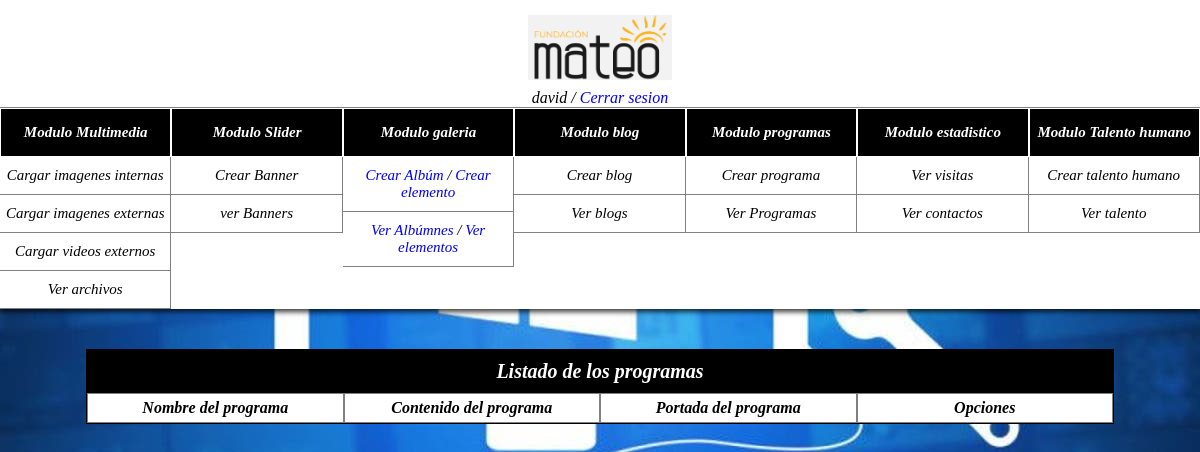
/index.php/programas/listar_programas (signed in), run on an earlier commit of the app's database.
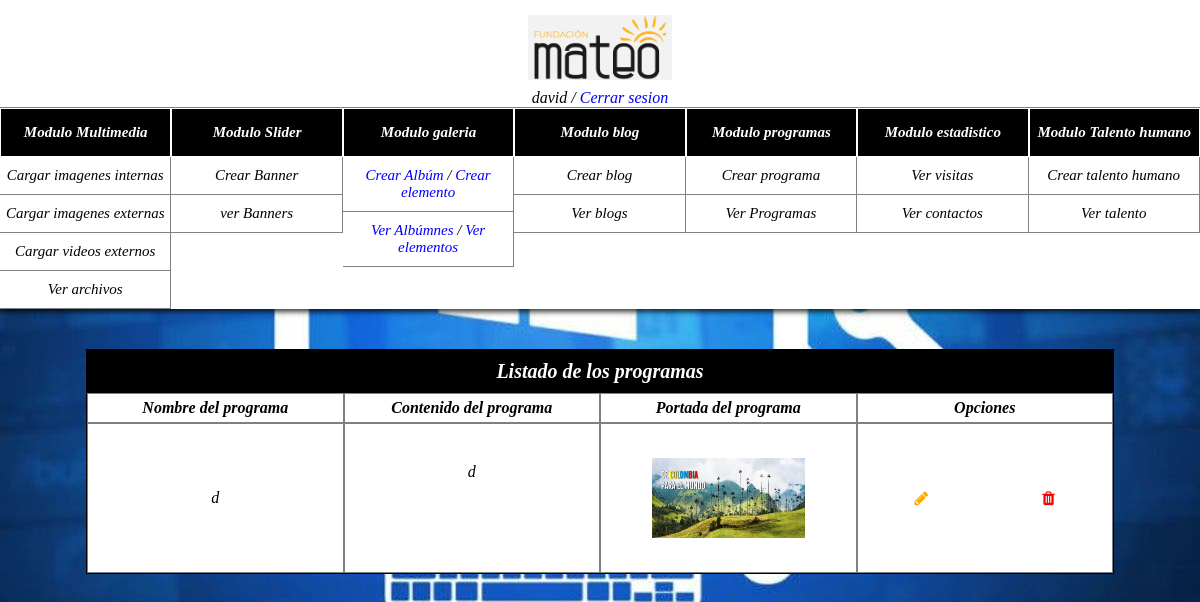
And on a later commit of the database.
### tables this page shows
CREATE TABLE `programas` (
  `programa_id` int(11) NOT NULL,
  `titulo_programa` varchar(50) NOT NULL,
  `contenido_programa` varchar(1000) NOT NULL,
  `portada_programa` varchar(500) NOT NULL,
  `tipo_portada` varchar(2) NOT NULL
);

### application/controllers/Programas.php (called while the page is built, shortened)
<?php
include_once "application/models/modelo_programa.php";
class Programas extends CI_Controller {
	public function listar_programas()
	{
		if (isset($_SESSION['usuario']))
		{
			$this->load->view('listar_programas');
		}else{
			echo '<script>alert("Su sesión termino");</script>';
			echo '<script>
			window.location.href = "../panel/inicio";
			</script>';
		}
	}
	public function consultar_programas(){
		$instancia = new modelo_programa();
		$peticion_select = $instancia -> consultar_programas();
		return $peticion_select;
	}
}

### index.php (called while the page is built, shortened)
<?php
require_once BASEPATH.'core/CodeIgniter.php';

### application/controllers/select_controller.php (called while the page is built, shortened)
<?php
include_once "Programas.php";
class Select_controller{
	public function listar_programas(){
		$instancia = new Programas();
		$peticion_select = $instancia -> consultar_programas();
		return $peticion_select;
	}
}
?>

### application/models/modelo_programa.php (called while the page is built, shortened)
<?php
class Modelo_programa {
	public function consultar_programas(){
		$instancia_conexion = new Conexion();
		$pdo = $instancia_conexion -> obtener_conexion();
		$sql = $pdo->prepare('SELECT * FROM programas');
		$sql->execute();
		$resultado = $sql->fetchAll();
		return $resultado;
	}
}
?>

### application/views/listar_programas.php (the view, shortened to what this page needs)
<?php
include_once "application/controllers/select_controller.php";
$instancia = new Select_controller();
$peticion_select = $instancia -> listar_programas();
?>
<!DOCTYPE html>
<html lang="es">
<head>
  <link rel="stylesheet" href="../plantilla_back/css/personalizacion.css">
  <link rel="stylesheet" href="https://cdnjs.cloudflare.com/ajax/libs/font-awesome/4.7.0/css/font-awesome.min.css">
  <link rel="stylesheet" href="//cdn.jsdelivr.net/npm/alertifyjs@1.13.1/build/css/alertify.min.css"/>
</head>
<body>
  <div class="container">
    <?php
    include "header.php";
    ?>
    <div class="contenedor-dinamico-admin">
      <div class="contenedor-ajustado">
       <div class="contenedor-tabla">
        <div class="encabezado-formulario">
          Listado de los programas
        </div>
        <div class="table" id="encabezado_tabla">
          <div class="column-table-programa-encabezado encabezado-oculto" style="font-weight: 900;">Nombre del programa</div>
          <div class="column-table-programa-encabezado encabezado-oculto" style="font-weight: 900;">Contenido del programa</div>
          <div class="column-table-programa-encabezado encabezado-oculto" style="font-weight: 900;">Portada del programa</div>
          <div class="column-table-programa-encabezado encabezado-oculto" style="font-weight: 900;">Opciones</div>
        </div>
        <div class="table" id="resultados">
          <?php
          foreach($peticion_select as $programa){
            echo '<div class="column-table-programa-contenido"><label style="margin:auto;">'.$programa['titulo_programa'].'</label></div>
            <div class="column-table-programa-encabezado encabezado-visible" style="font-weight: 900;">Contenido del programa</div>
            <div class="column-table-programa-contenido"><div style="width:90%;height:70px; color:black; margin:auto; overflow-y:scroll "  >'.$programa['contenido_programa'].'</div></div>
            <div class="column-table-programa-encabezado encabezado-visible" style="font-weight: 900;">Portada del programa</div>
            <div class="column-table-programa-contenido"><img id="'.$programa['tipo_portada'].'" src="'.$programa['portada_programa'].'" class="img-archivo"></div>
            <div class="column-table-programa-encabezado encabezado-visible" style="font-weight: 900;">Opciones</div>
            <div class="column-table-programa-contenido"><i class="fa fa-pencil btn-editar" id="'.$programa['programa_id'].'" style="margin:auto; color:orange; cursor:pointer;"></i><i class="fa fa-trash btn-eliminar-programa" id="'.$programa['programa_id'].'" style="margin:auto; color:red; cursor:pointer;"></i></div>';
          }
          ?>
        </div>
      </div>
    </div>
  </div>
</div>
</body>
</html>

What changed in the data, as far as the page shows it:
added programas: titulo_programa "d", contenido_programa "d", portada_programa (picture)
